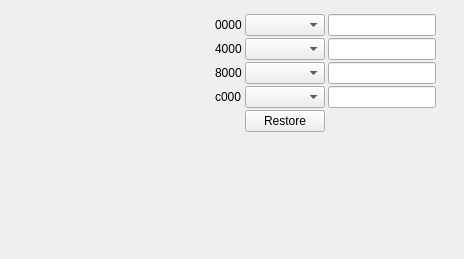
<?xml version="1.0" encoding="UTF-8"?>
<ui version="4.0">
 <class>MMapWidget</class>
 <widget class="QWidget" name="MMapWidget">
  <property name="geometry">
   <rect>
    <x>0</x>
    <y>0</y>
    <width>464</width>
    <height>259</height>
   </rect>
  </property>
  <property name="windowTitle">
   <string>Form</string>
  </property>
  <layout class="QHBoxLayout" name="horizontalLayout">
   <property name="leftMargin">
    <number>5</number>
   </property>
   <property name="topMargin">
    <number>5</number>
   </property>
   <property name="rightMargin">
    <number>5</number>
   </property>
   <property name="bottomMargin">
    <number>5</number>
   </property>
   <item>
    <layout class="QVBoxLayout" name="verticalLayout_14">
     <property name="rightMargin">
      <number>3</number>
     </property>
     <item>
      <widget class="QLabel" name="labMemMap">
       <property name="enabled">
        <bool>true</bool>
       </property>
       <property name="sizePolicy">
        <sizepolicy hsizetype="Fixed" vsizetype="Fixed">
         <horstretch>0</horstretch>
         <verstretch>0</verstretch>
        </sizepolicy>
       </property>
       <property name="minimumSize">
        <size>
         <width>192</width>
         <height>192</height>
        </size>
       </property>
       <property name="maximumSize">
        <size>
         <width>192</width>
         <height>192</height>
        </size>
       </property>
       <property name="text">
        <string/>
       </property>
      </widget>
     </item>
     <item>
      <spacer name="verticalSpacer_13">
       <property name="orientation">
        <enum>Qt::Vertical</enum>
       </property>
       <property name="sizeHint" stdset="0">
        <size>
         <width>20</width>
         <height>40</height>
        </size>
       </property>
      </spacer>
     </item>
    </layout>
   </item>
   <item>
    <widget class="QWidget" name="widBank" native="true">
     <layout class="QGridLayout" name="gridLayout_10">
      <property name="horizontalSpacing">
       <number>3</number>
      </property>
      <property name="verticalSpacing">
       <number>2</number>
      </property>
      <item row="6" column="0">
       <widget class="QLabel" name="label_60">
        <property name="text">
         <string>c000</string>
        </property>
       </widget>
      </item>
      <item row="9" column="1">
       <spacer name="verticalSpacer_11">
        <property name="orientation">
         <enum>Qt::Vertical</enum>
        </property>
        <property name="sizeHint" stdset="0">
         <size>
          <width>20</width>
          <height>40</height>
         </size>
        </property>
       </spacer>
      </item>
      <item row="6" column="1">
       <widget class="QComboBox" name="cbBank3"/>
      </item>
      <item row="2" column="1">
       <widget class="QComboBox" name="cbBank1"/>
      </item>
      <item row="0" column="1">
       <widget class="QComboBox" name="cbBank0">
        <property name="frame">
         <bool>true</bool>
        </property>
       </widget>
      </item>
      <item row="8" column="1">
       <widget class="QPushButton" name="pbRestMemMap">
        <property name="text">
         <string>Restore</string>
        </property>
       </widget>
      </item>
      <item row="2" column="0">
       <widget class="QLabel" name="label_48">
        <property name="text">
         <string>4000</string>
        </property>
       </widget>
      </item>
      <item row="4" column="0">
       <widget class="QLabel" name="label_55">
        <property name="text">
         <string>8000</string>
        </property>
       </widget>
      </item>
      <item row="0" column="0">
       <widget class="QLabel" name="label_28">
        <property name="text">
         <string>0000</string>
        </property>
       </widget>
      </item>
      <item row="4" column="1">
       <widget class="QComboBox" name="cbBank2"/>
      </item>
      <item row="0" column="2">
       <widget class="xHexSpin" name="numBank0"/>
      </item>
      <item row="2" column="2">
       <widget class="xHexSpin" name="numBank1"/>
      </item>
      <item row="4" column="2">
       <widget class="xHexSpin" name="numBank2"/>
      </item>
      <item row="6" column="2">
       <widget class="xHexSpin" name="numBank3"/>
      </item>
     </layout>
    </widget>
   </item>
   <item>
    <spacer name="horizontalSpacer_5">
     <property name="orientation">
      <enum>Qt::Horizontal</enum>
     </property>
     <property name="sizeHint" stdset="0">
      <size>
       <width>0</width>
       <height>20</height>
      </size>
     </property>
    </spacer>
   </item>
  </layout>
 </widget>
 <customwidgets>
  <customwidget>
   <class>xHexSpin</class>
   <extends>QLineEdit</extends>
   <header location="global">stdlib.h</header>
  </customwidget>
 </customwidgets>
 <resources/>
 <connections/>
</ui>
